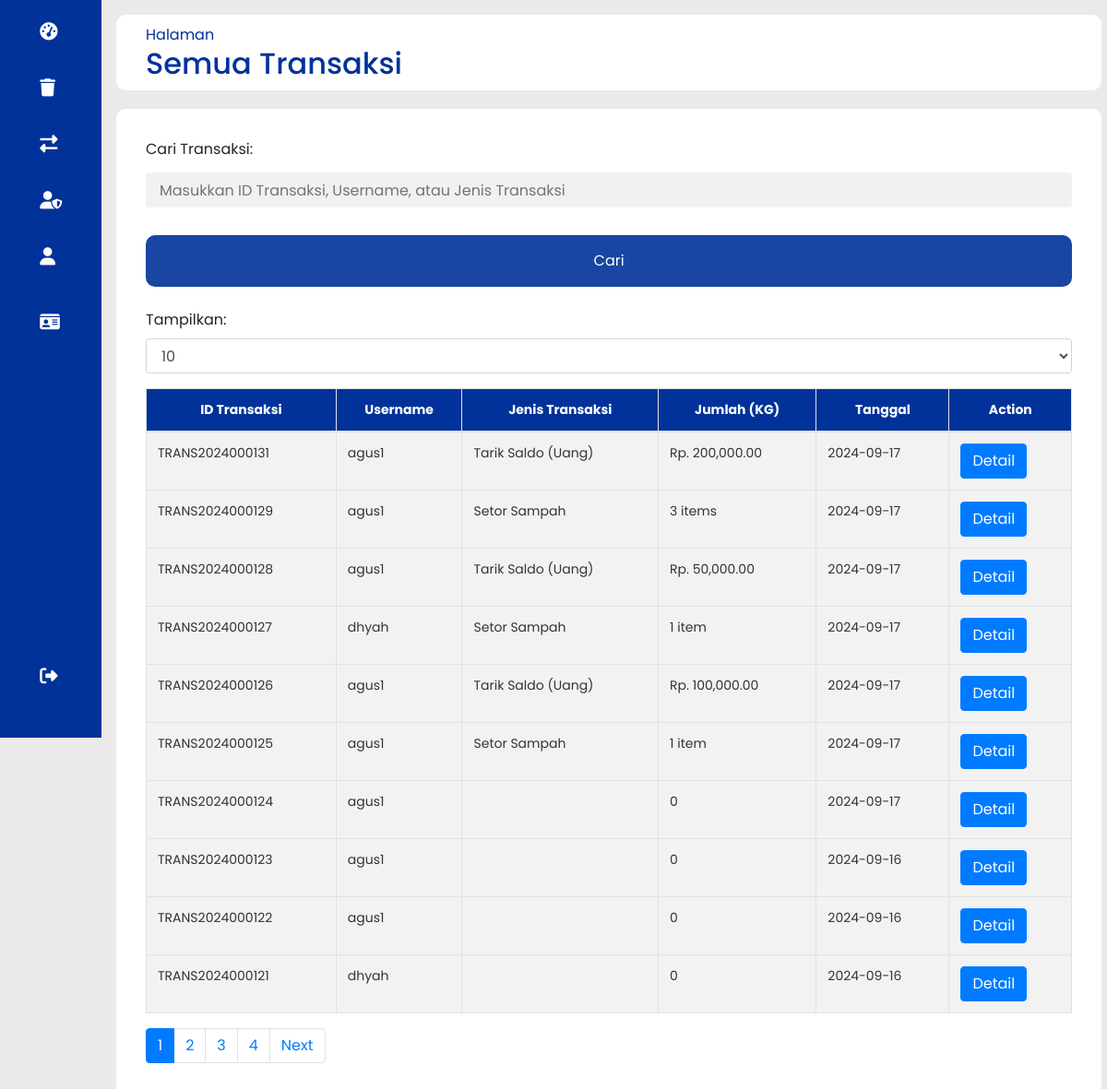
The app's page /semua_transaksi.php (signed in) with its own data.
### tables this page shows
CREATE TABLE `transaksi` (
  `no` int(11) NOT NULL,
  `id` varchar(200) NOT NULL,
  `id_user` int(100) NOT NULL,
  `jenis_transaksi` varchar(50) NOT NULL,
  `date` date NOT NULL,
  `time` time NOT NULL
);

CREATE TABLE `user` (
  `id` int(200) NOT NULL,
  `email` varchar(255) DEFAULT NULL,
  `username` varchar(255) NOT NULL,
  `password` varchar(255) NOT NULL,
  `nama` varchar(40) NOT NULL,
  `notelp` varchar(200) DEFAULT NULL,
  `nik` varchar(200) DEFAULT NULL,
  `alamat` varchar(255) DEFAULT NULL,
  `tgl_lahir` date NOT NULL,
  `kelamin` enum('Pria','Wanita') NOT NULL,
  `role` enum('superadmin','admin','nasabah') NOT NULL,
  `created_at` timestamp NOT NULL DEFAULT current_timestamp() ON UPDATE current_timestamp(),
  `status` tinyint(1) DEFAULT 0
);

### fungsi.php (called while the page is built, shortened)
<?php
$conn = mysqli_connect("localhost", "root", "", "db_pm_old");
function query($query)
{
    global $conn;
    $result = mysqli_query($conn, $query);
    $rows = [];
    while ($row = mysqli_fetch_assoc($result)) {
        $rows[] = $row;
    }
    return $rows;
}

### semua_transaksi.php (the view, shortened to what this page needs)
<?php
include 'fungsi.php';
$limit = isset($_GET['limit']) ? (int)$_GET['limit'] : 10;
$page = isset($_GET['page']) ? (int)$_GET['page'] : 1;
$transaksi_result = query($query);
$total_query = "SELECT COUNT(*) AS total FROM transaksi";
$total_result = query($total_query);
$total_rows = $total_result[0]['total'];
$total_pages = ceil($total_rows / $limit);
?>
<!DOCTYPE html>
<html lang="en">
<head>
    <link rel="stylesheet" href="./css/style.css">
    <link rel="stylesheet" href="https://cdnjs.cloudflare.com/ajax/libs/font-awesome/6.4.0/css/all.min.css" />
    <link href="https://stackpath.bootstrapcdn.com/bootstrap/4.5.2/css/bootstrap.min.css" rel="stylesheet">
</head>
<body>
    <div id="wrapper">
        <?php include("sidebar.php") ?>
        <div class="main--content">
            <div class="main--content--monitoring">
                <div class="header--wrapper">
                    <div class="header--title">
                        <span>Halaman</span>
                        <h2>Semua Transaksi</h2>
                    </div>
                </div>
                <div class="tabular--wrapper">
                    <form method="GET" action="">
                        <div class="form-group">
                            <label for="search">Cari Transaksi:</label>
                            <input type="text" name="search" id="search" class="form-control"
                                placeholder="Masukkan ID Transaksi, Username, atau Jenis Transaksi"
                                value="<?php echo isset($_GET['search']) ? $_GET['search'] : ''; ?>">
                            <button type="submit" class="inputbtn">Cari</button>
                        </div>
                        <div class="form-group">
                            <label for="limit">Tampilkan:</label>
                            <select name="limit" id="limit" class="form-control">
                                <option value="10" <?php if ($limit == 10) echo 'selected'; ?>>10</option>
                            </select>
                        </div>
                    </form>
                    <table class="table table-bordered">
                        <thead>
                            <tr>
                                <th>ID Transaksi</th>
                                <th>Username</th>
                                <th>Jenis Transaksi</th>
                                <th>Jumlah (KG)</th>
                                <th>Tanggal</th>
                                <th>Action</th>
                            </tr>
                        </thead>
                        <tbody>
                            <?php if (count($transaksi_result) > 0): ?>
                                <?php foreach ($transaksi_result as $row): ?>
                                    <tr>
                                        <td><?php echo $row['id']; ?></td>
                                        <td><?php echo $row['username']; ?></td>
                                        <td><?php echo $row['jenis_transaksi']; ?></td>
                                        <td><?php echo $row['jumlah']; ?></td>
                                        <td><?php echo $row['date']; ?></td>
                                        <td>
                                            <button class="btn btn-primary detail-button"
                                                data-toggle="modal"
                                                data-target="#detailModal"
                                                data-id="<?php echo $row['id']; ?>"
                                                data-username="<?php echo $row['username']; ?>"
                                                data-jenis="<?php echo $row['jenis_transaksi']; ?>"
                                                data-jumlah="<?php echo $row['jumlah']; ?>"
                                                data-date="<?php echo $row['date']; ?>"
                                                data-detail-sampah="<?php echo $row['detail_sampah']; ?>">Detail
                                            </button>
                                        </td>
                                    </tr>
                                <?php endforeach; ?>
                            <?php else: ?>
                                <tr>
                                    <td colspan="6" class="text-center">Tidak ada transaksi ditemukan.</td>
                                </tr>
                            <?php endif; ?>
                        </tbody>
                    </table>
                    <div class="pagination-wrapper">
                        <ul class="pagination">
                            <?php for ($i = 1; $i <= $total_pages; $i++): ?>
                                <li class="page-item <?php if ($page == $i) echo 'active'; ?>">
                                    <a href="?page=<?php echo $i; ?>&limit=<?php echo $limit; ?>" class="page-link"><?php echo $i; ?></a>
                                </li>
                            <?php endfor; ?>
                            <?php if ($page < $total_pages): ?>
                                <li class="page-item"><a href="?page=<?php echo $page + 1; ?>&limit=<?php echo $limit; ?>" class="page-link">Next</a></li>
                            <?php endif; ?>
                        </ul>
                    </div>
                </div>
            </div>
        </div>
    </div>
</body>
</html>

### css/style.css (style rules this page uses)
* { margin: 0; padding: 0; border: no; outline: none; box-sizing: border-box; font-family: "Poppins", sans-serif; }
body { height: 100%; overflow-x: hidden; background-color: #ebe9e9; }
#wrapper { display: flex; }
.main--content { position: relative; background: #ebe9e9; width: 100%; padding: 1rem; }
.main--content--monitoring { position: absolute; background: #ebe9e9; width: 98%; height: 75vh; }
.header--wrapper { display: flex; justify-content: space-between; align-items: center; flex-wrap: wrap; background: #fff; border-radius: 10px; padding: 10px 2rem; margin-bottom: 1rem; }
.header--title { color: rgba(0, 50, 153, 253); }
.tabular--wrapper { background: #fff; margin-top: 1rem; border-radius: 10px; padding: 2rem; margin-bottom: 1rem; }
table { width: 100%; border-collapse: collapse; }
thead { background: rgba(0, 50, 153, 253); color: #fff; }
thead th { position: sticky; top: 0; background: rgba(0, 50, 153, 253); }
th { padding: 13px; text-align: center; font-size: 14px; }
tbody { background: #f2f2f2; }
td { padding: 12px; font-size: 14px; color: #333; border: 2px solid #dddddd; }
th:first-child { position: sticky; left: 0; z-index: 1; }
td:first-child { position: sticky; left: 0; background-color: #f2f2f2; }
input[type="text"] { width: 100%; padding: 15px; margin: 5px 0 22px 0; display: inline-block; border: none; background: #f1f1f1; }
.inputbtn { background-color: rgba(0, 50, 153, 253); color: white; padding: 16px 20px; margin: 8px 0; border: none; cursor: pointer; width: 100%; opacity: 0.9; border-radius: 10px; }
.header--wrapper { display: flex; justify-content: space-between; align-items: center; margin-bottom: 20px; }
.header--title h2 { margin: 0; }

### records on screen
transaksi: id "TRANS2024000131", id_user.username "agus1", jenis_transaksi "Tarik Saldo (Uang)", jumlah "Rp. 200,000.00", date "2024-09-17"
transaksi: id "TRANS2024000129", id_user.username "agus1", jenis_transaksi "Setor Sampah", jumlah "3 items", date "2024-09-17"
transaksi: id "TRANS2024000128", id_user.username "agus1", jenis_transaksi "Tarik Saldo (Uang)", jumlah "Rp. 50,000.00", date "2024-09-17"
transaksi: id "TRANS2024000127", id_user.username "dhyah", jenis_transaksi "Setor Sampah", jumlah "1 item", date "2024-09-17"
transaksi: id "TRANS2024000126", id_user.username "agus1", jenis_transaksi "Tarik Saldo (Uang)", jumlah "Rp. 100,000.00", date "2024-09-17"
transaksi: id "TRANS2024000125", id_user.username "agus1", jenis_transaksi "Setor Sampah", jumlah "1 item", date "2024-09-17"
transaksi: id "TRANS2024000124", id_user.username "agus1", jumlah "0", date "2024-09-17"
transaksi: id "TRANS2024000123", id_user.username "agus1", jumlah "0", date "2024-09-16"
transaksi: id "TRANS2024000122", id_user.username "agus1", jumlah "0", date "2024-09-16"
transaksi: id "TRANS2024000121", id_user.username "dhyah", jumlah "0", date "2024-09-16"
